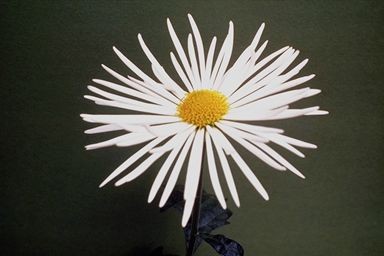
#> input picture image processing_change color of objects/p2/flower.jpg, 384 x 256 px
$ python p2.py
#> lines starting #> are read from the running program, lines starting #| are printed output that depends on the picture; after the words box and inside, x2 and y2 are one past the last pixel; in counts of white or black regions, pixels touching at a corner belong together
#!/usr/bin/env python
# coding: utf-8

# In[13]:


import cv2
import numpy as np
import matplotlib.pyplot as plt
img=cv2.imread('flower.jpg')
#> img is the input picture: shape (256, 384, 3); mean B, G, R 71.5, 82.6, 82.9
img_RGB=cv2.cvtColor(img,cv2.COLOR_BGR2RGB)
img_HSV=cv2.cvtColor(img_RGB,cv2.COLOR_RGB2HSV)
#> img_HSV: shape (256, 384, 3); mean H, S, V 39.7, 58.1, 85.3
lower=np.array([0,0,210])
upper =np.array([255,255,255])
mask = cv2.inRange(img_HSV,lower,upper)
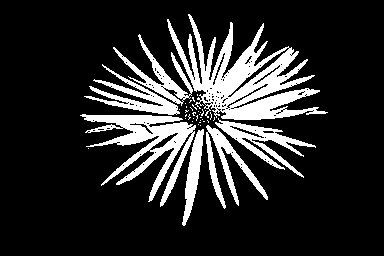
#> mask: shape (256, 384); 16.7% white; 39 white regions (32 under 20 px), largest, box (x1, y1, x2, y2) and area: (167, 14, 328, 120) 6430, (80, 114, 196, 207) 3614, (215, 118, 316, 178) 1503
plt.imshow(mask)


# In[8]:


res=cv2.bitwise_and(img_RGB,img_RGB,mask=mask)
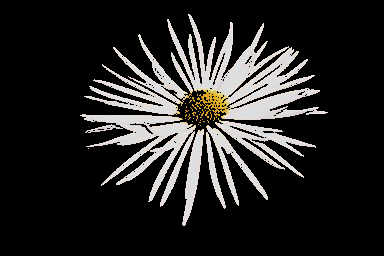
#> res: shape (256, 384, 3); mean R, G, B 37.6, 36.6, 35.6
plt.imshow(res)


# In[14]:


img2 = img_RGB.copy()
img2[mask > 0] = [50,0,0]
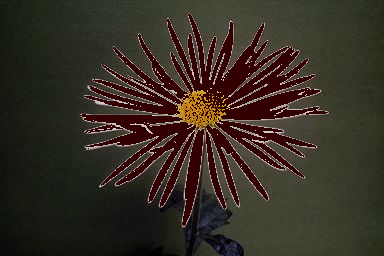
#> img2: shape (256, 384, 3); mean R, G, B 53.7, 45.9, 35.9
img3 = cv2.addWeighted( res, 0.7, img2,1,5, res);
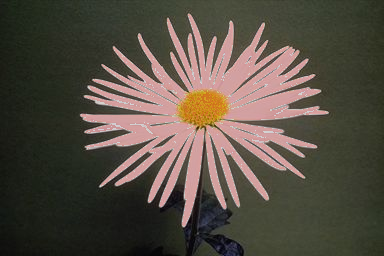
#> img3: shape (256, 384, 3); mean R, G, B 85, 76.6, 65.8

plt.imshow(img3)
img3=cv2.cvtColor(img3,cv2.COLOR_BGR2RGB)
cv2.imwrite('newimg.jpg', img3)


# In[ ]:
